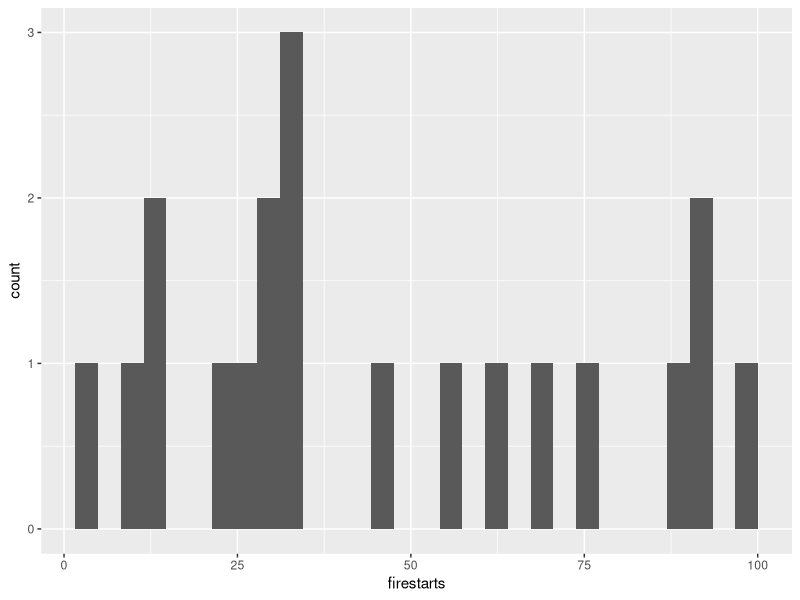
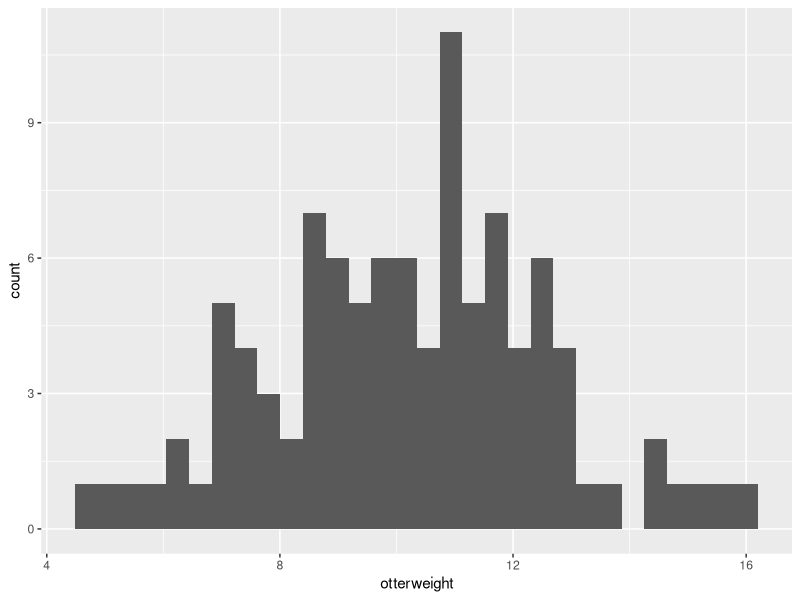
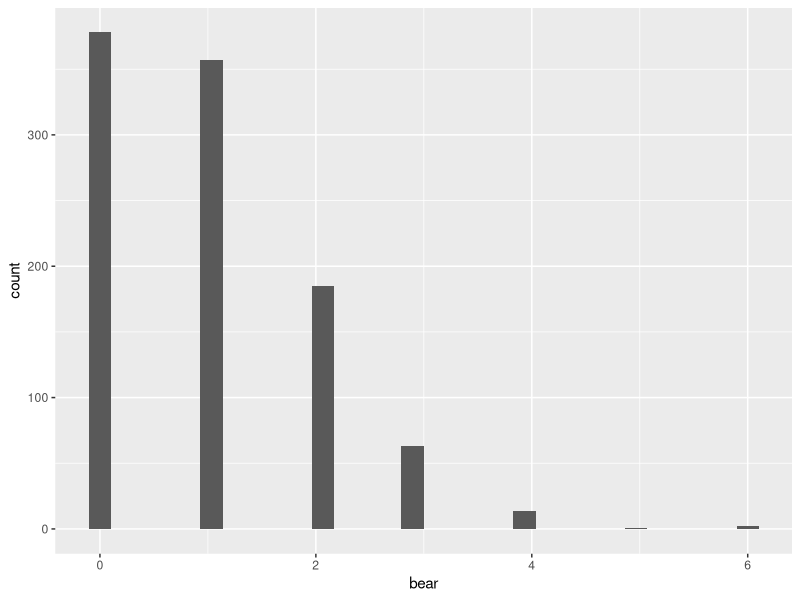
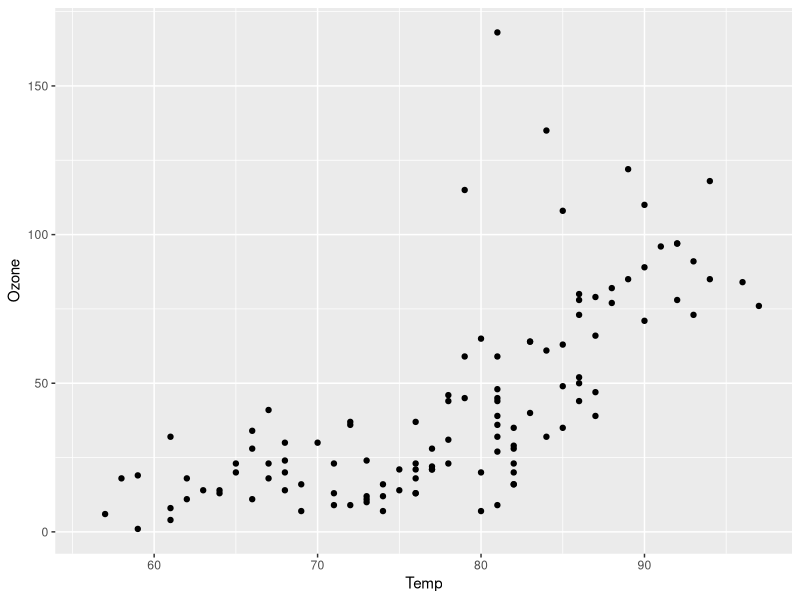

Recreate these plots in R, in order. (Note: this script raises an error after producing the figures.)
## ---- chunk 1
library(tidyverse)
library(here)

## ---- chunk 2
firestarts = runif(20, min=0, max = 100)
ggplot(data.frame(firestarts = firestarts),
       aes(firestarts)) + geom_histogram()

## ---- chunk 3
otterweight = rnorm(100, mean = 10, sd = 2) # first number is n sample size
ggplot(data.frame(otterweight),
       aes(otterweight)) + geom_histogram()
## ---- chunk 4
pick = sample(seq(2000, 2025), size = 20, replace = TRUE)
pick

# no repeat years
pick2 = sample(seq(2000, 2025), size = 20, replace = FALSE)
pick2

## ---- chunk 5
bear = rpois(1000, 1)

ggplot(data.frame(bear = bear),
       aes(bear)) + geom_histogram()
## ---- chunk 6
data()

data(airquality) #grab dataset from R

help(airquality) # learn about data set

str(airquality) #structure of data frame

attributes(airquality) #attributes of data frame

ggplot(airquality, aes(x=Temp, y = Ozone)) + geom_point()

## ---- chunk 7
ozone_sample = sample(airquality$Ozone, size = 5, replace = FALSE)
ozone_sample

#results = [1]  7 23 NA 30 91

## ---- chunk 8
airquality_clean = na.omit(airquality) #makes a new data set without any NA's

## ---- chunk 9
ozone_sample_full = sample(1:nrow(airquality_clean), size = 5, replace = FALSE)
ozone_sample_full

ggplot(airquality_clean, aes(x = Temp, y = Ozone)) + 
  geom_point() +
  geom_point(aes(x = ozone_sample_full$Temp, y = ozone_sample_full$Ozone), color = "red")
  
## ---- chunk 10
wind_median <- median(airquality_clean$Wind)

wind_sample = sample(airquality_clean$Wind, size = 10, replace = FALSE)
wind_sample
# [1]  9.2 12.6  8.0  9.7  8.0 12.0  4.6  8.6  8.6  9.2

wind_median_sample = median(wind_sample)

## ---- chunk 11
# good for classes, categories. Like if you want to treat "Year" as a factor

# R calls them levels

possible.fish = c("salmon", "steelhead", "shark", "tuna", "cod")

#let's sample from the vector
catch1 = base::sample(possible.fish, size = 20, replace = TRUE)

# because possible,fish was a factor, then catch1 will also be a factor
catch1

summary(catch1) # not that useful...

catch1 = as.factor(catch1)

summary(catch1) #provides each category and how many are in that category
## ---- chunk 12
plot(catch1, col = "blue") #creates a bar chart with frequencies of categories

mean(summary(catch1)) #7

max(summary(catch1)) #7

which.max(summary(catch1)) # cod 1

names(which.max(summary(catch1))) #just to get the name "cod"
## ---- chunk 13
# fake population of butterflies

possible.butt = c("orange", "hotpink", "chartreuse", "skyblue", "purple")

catch2 = base::sample(possible.butt, size = 30, replace = TRUE)

catch2 = as.factor(catch2)

summary(catch2)

plot(catch2, col = c("chartreuse","hotpink", "orange", "purple", "skyblue"))
## ---- chunk 14
sprintf("We found %d %s %3.1f miles from shore", 4, "Otters", 18.34985)

# %s replaces with a string
# %d replaces with an integer
# %f replaces with a real value
#4.1f replaces iwth a real value with 4 digits, two after decimal
# %n replaces with a numeric
## ---- chunk 15
# USE RESULTS FOR CREAING TEXT

## ---- chunk 16
# # create vector of possible flowers 
possible.flowers = c("tulip","rose","lily","iris","marigold","daisy")

# we can use sample to simulate a random recording of purchases at the market, lets create data that had 300 flower purchases

purchases = sample(possible.flowers, size=20, replace=T)
purchases= as.factor(purchases) # this is my data frame

# make it a data frame for plotting later
# maybe we want to add more information about the purchases later - like price, time of day, etc. - so make column name flower
purchases  = data.frame(flower=purchases) 

# to quickly get information of flower purchases 
summary(purchases$flower)
## ---- chunk 17
# sprintf creates a string %s mean use what ever is after the , to fill in a string
plottitle=sprintf("The most frequently bought flower was %s\n There were %d bought", names(which.max(summary(purchases$flower))), max(summary(purchases$flower)))

# now plot
ggplot(purchases, aes(flower, fill=flower))+geom_histogram(stat="count")+labs(title=plottitle)+
  theme(legend.position="none")
## ---- chunk 18
# simple example - use a loop to sum the numbers from 1 to 5
# a = 0+1+2+3+4+5
a=0
for (i in 1:5) {  # the for statement in
 a = a+i
}
a

## ---- chunk 19
  # if you want to keep track of a for each iteration
  # start with a data structure to hold the results - 
  # there will be 5 iterations, so a vector of length 5
  # initialize to 0 

  av = rep(x=0, times=5)

  # now we can fill in the vector with the sum at each iteration
  # we can use the counter (i) to access the correct element of the vector
  # note that we have to treat the first iteration differently because we don't have a previous value to add to

  for (i in 1:5) {  # counter is the i
    if (i==1) {     #condition statement if/else
      av[i] = 1
    } else {
    av[i] = av[i-1]+i
    }
  }
  av
## ---- chunk 20
  # note that R has alternatives using functions that do this looping for you
  a = sum(seq(from=1, to=5))
  a
## ---- chunk 21
testnumbers = runif(min=0, max=20, n=100)

total = 0
nvalues = 100
for (i in 1:nvalues) {
  total = testnumbers[i]+total
}
total/nvalues

## ---- chunk 22
mean(testnumbers)

## ---- chunk 23
# lets say we wanted to look at income minus expenses for net income
# create some data for an example

income = runif(min=1000, max=5000, n=10)
income

expenses = rnorm(mean=1500, sd=500, n=10)
expenses

# it is possible that this approach could generate negative expenses, so fix that:
expenses = ifelse(expenses < 0, 0, expenses)

# lets make this a data frame for organization
account = data.frame(income=income, expenses=expenses)
# lets add a year
account$year = seq(from=2000, length.out=nrow(account))

# now compute net income - we could do this with a loop but R is designed to do this without loops
# normally we can just do
account = account %>% mutate(net = income-expenses)
head(account)
## ---- chunk 24
# We could have computed net income with a for loop!
# sometimes we use NA to show we haven't computed it yet, so "initialize" as NA

# lets add a column for our net computed by a loop so our data has somewhere to go
account$netloop=NA
account

# note that I can use any variable I want as a counter -
# notice how I'm now using n to access each row of the data frame
for (n in 1:10) {
  account$netloop[n] = account$income[n]-account$expenses[n]
}

# as expected, mutate net and netloop are the same :)
head(account)
## ---- chunk 25
# note: we treat the first year differently because we don't have carry forward.
# initialize our column to zero, start counter (n) at 2 instead of 1
# make the first value equal to the net of first year

# create new column
account$carryforwardnet = 0
account$carryforwardnet[1]=account$net[1]
# now loop - looking backward one year to get previous years carry forward
for (n in 2:10) {
  account$carryforwardnet[n] = account$net[n]+account$carryforwardnet[n-1] 
  # n-1 is the previous row
  # have to start counter at 2 because there is no row before the first row
}

# plot - use color to show current year's contribution as positive or negative
ggplot(account, aes(year, carryforwardnet, fill=net, group=year))+geom_col()+
  scale_fill_gradient(low="red", high="black")
## ---- chunk 26
# what is our speed limit 
speedthresh = 120

# create some sample speeds
speeds = runif(min=0, max=150, n=300)

nthresh = 0 #create a column for the values from loop to go 
for ( i  in 1:length(speeds)) {   #using length(data) allows you to make sure all rows are counted
   if(speeds[i] > speedthresh)
     nthresh = nthresh + 1
}

nthresh
## ---- chunk 27
speedy = runif(min= 0, max = 50, n = 300)

hunting = 35
social = 5
#initialize the column/place to store the data
num_hunting = 0
num_social = 0

for (i in 1:length(speedy)) {
  num_hunting = num_hunting + ifelse(speedy[i] >= hunting, 1, 0) #condition, value if true, value if false
    num_social = num_social + ifelse(speedy[i] <  social, 1, 0)
}

# other speeds are traveling, is remainder
num_traveling = length(speedy) - num_hunting - num_social

# as a percent of recorded speeds
num_hunting/length(speedy)*100
num_social/length(speedy)*100
num_traveling/length(speedy)*100
